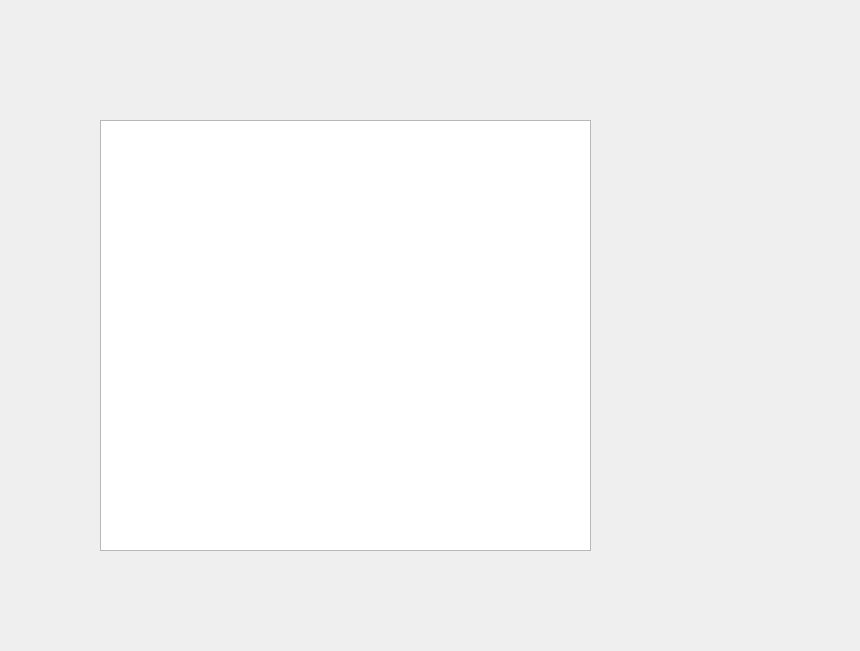
<?xml version="1.0" encoding="UTF-8"?>
<ui version="4.0">
 <class>MyData</class>
 <widget class="QDialog" name="MyData">
  <property name="geometry">
   <rect>
    <x>0</x>
    <y>0</y>
    <width>860</width>
    <height>651</height>
   </rect>
  </property>
  <property name="windowTitle">
   <string>Dialog</string>
  </property>
  <widget class="QTextEdit" name="textData">
   <property name="geometry">
    <rect>
     <x>100</x>
     <y>120</y>
     <width>491</width>
     <height>431</height>
    </rect>
   </property>
  </widget>
 </widget>
 <resources/>
 <connections/>
</ui>
